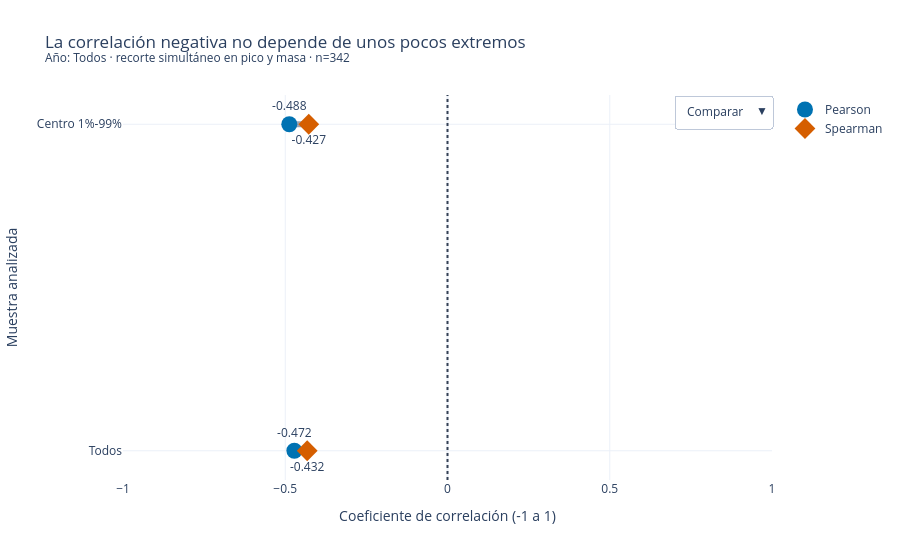

Write notebook code for a chart like this one.
### Code cell
# @title Explorar Correlación { display-mode: "form" }
escenarios = ["Todos", "Centro 1%-99%"]
fig = go.Figure()
for escenario in escenarios:
    valores = resumen_correlacion.loc[escenario]
    fig.add_trace(go.Scatter(x=[valores["Pearson"], valores["Spearman"]], y=[escenario, escenario], mode="lines",
                             line={"color": "#98A2B3", "width": 6}, hoverinfo="skip", showlegend=False))
fig.add_trace(go.Scatter(x=resumen_correlacion["Pearson"], y=escenarios, mode="markers+text", name="Pearson",
                         marker={"color": "#0072B2", "size": 16, "symbol": "circle"},
                         text=[f"{v:.3f}" for v in resumen_correlacion["Pearson"]], textposition="top center",
                         hovertemplate="%{y}<br>Pearson=%{x:.3f}<extra></extra>"))
fig.add_trace(go.Scatter(x=resumen_correlacion["Spearman"], y=escenarios, mode="markers+text", name="Spearman",
                         marker={"color": "#D55E00", "size": 16, "symbol": "diamond"},
                         text=[f"{v:.3f}" for v in resumen_correlacion["Spearman"]], textposition="bottom center",
                         hovertemplate="%{y}<br>Spearman=%{x:.3f}<extra></extra>"))
fig.update_layout(title=f"La correlación negativa no depende de unos pocos extremos<br><sup>Año: {anio} · recorte simultáneo en pico y masa · n={len(df)}</sup>",
                  xaxis_title="Coeficiente de correlación (-1 a 1)", yaxis_title="Muestra analizada", xaxis_range=[-1, 1],
                  template="plotly_white", margin={"t": 95},
                  updatemenus=[{"buttons": [{"label": "Comparar", "method": "update", "args": [{"visible": [True, True, True, True]}]},
                                              {"label": "Pearson", "method": "update", "args": [{"visible": [True, True, True, False]}]},
                                              {"label": "Spearman", "method": "update", "args": [{"visible": [True, True, False, True]}]}], "x": 1, "xanchor": "right"}])
fig.add_vline(x=0, line_color="#344054", line_dash="dot")
fig.show()


display(Markdown("**Lo que muestra:** En el agregado, Pearson es -0.472 y Spearman -0.432. Tras retirar el 1% extremo de ambas variables quedan en -0.488 y -0.427: la dirección negativa es estable, pero sigue siendo una descripción de la mezcla."))

### Figure 1 — Plotly figure (JSON) as saved in the notebook; plotly's stock layout.template omitted (floating-point values rounded to 4 significant figures)
{"data": [{"hoverinfo": "skip", "line": {"color": "#98A2B3", "width": 6}, "mode": "lines", "showlegend": false, "type": "scatter", "x": [-0.4719, -0.4324], "y": ["Todos", "Todos"]}, {"hoverinfo": "skip", "line": {"color": "#98A2B3", "width": 6}, "mode": "lines", "showlegend": false, "type": "scatter", "x": [-0.4875, -0.4275], "y": ["Centro 1%-99%", "Centro 1%-99%"]}, {"hovertemplate": "%{y}<br>Pearson=%{x:.3f}<extra></extra>", "marker": {"color": "#0072B2", "size": 16, "symbol": "circle"}, "mode": "markers+text", "name": "Pearson", "text": ["-0.472", "-0.488"], "textposition": "top center", "type": "scatter", "x": [-0.4719, -0.4875], "y": ["Todos", "Centro 1%-99%"]}, {"hovertemplate": "%{y}<br>Spearman=%{x:.3f}<extra></extra>", "marker": {"color": "#D55E00", "size": 16, "symbol": "diamond"}, "mode": "markers+text", "name": "Spearman", "text": ["-0.432", "-0.427"], "textposition": "bottom center", "type": "scatter", "x": [-0.4324, -0.4275], "y": ["Todos", "Centro 1%-99%"]}], "layout": {"margin": {"t": 95}, "shapes": [{"line": {"color": "#344054", "dash": "dot"}, "type": "line", "x0": 0, "x1": 0, "xref": "x", "y0": 0, "y1": 1, "yref": "y domain"}], "title": {"text": "La correlación negativa no depende de unos pocos extremos<br><sup>Año: Todos · recorte simultáneo en pico y masa · n=342</sup>"}, "updatemenus": [{"buttons": [{"args": [{"visible": [true, true, true, true]}], "label": "Comparar", "method": "update"}, {"args": [{"visible": [true, true, true, false]}], "label": "Pearson", "method": "update"}, {"args": [{"visible": [true, true, false, true]}], "label": "Spearman", "method": "update"}], "x": 1, "xanchor": "right"}], "xaxis": {"range": [-1, 1], "title": {"text": "Coeficiente de correlación (-1 a 1)"}}, "yaxis": {"title": {"text": "Muestra analizada"}}}}
